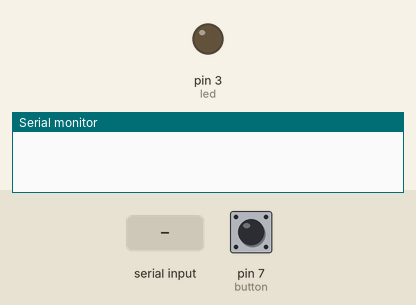
Bench run of a sketch on a simulated Arduino Uno, built with avr-gcc and run on an emulated ATmega328P. Shown: output pins drawn as LEDs (lit = HIGH), the last lines printed to the serial monitor. The test bench sets the inputs (shaded band); at power-on: pin 7 (button) LOW.

Above: at 1.7 s.
1.8 s: "1" received over the second serial link
At 2.2 s:
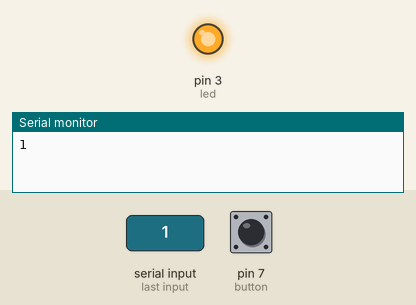
Timing chart, 0 to 4.8 s (numbered marks = the images above; inputs shaded):
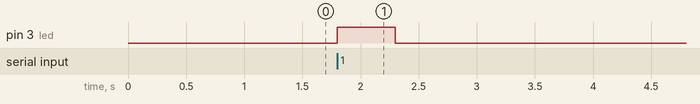

The sketch:

Communication.ino
```cpp
/*
   Credits: Joyce Choi
*/

#include <SoftwareSerial.h>
#define Rx 10 // DOUT to pin 10
#define Tx 11 // DIN to pin 11
int led = 3; // this may vary based on your hardware configuration.
int button = 7; // this may vary based on your hardware configuration.

SoftwareSerial Xbee (Rx, Tx);

void setup() {
  Serial.begin(9600); // Set to No line ending;
  Xbee.begin(9600); // type a char, then hit enter
  delay(500); // wait half a second
  pinMode(led, OUTPUT);
  pinMode(button, INPUT);
}
void loop() {
  int pushed = 0; // the button is *not* pushed by default
  pushed = digitalRead(button);
  if (pushed == HIGH) { // Is the button pushed?
    char outgoing = 's'; // sets outgoing character to s
    Xbee.print(outgoing);
    delay(200);
  }
  if (Xbee.available()) { // Is data a vailable from XBee?
    char incoming = Xbee.read(); // Read character,
    Serial.println(incoming); // send to Serial Monitor
    if (incoming) {
      digitalWrite(led, HIGH); // switches on the light if signal is received
      delay(500); // waits half a second
      digitalWrite(led, LOW); // turns off LED
    }
  }
  delay(50);
}
```

Measured:
- after the input at 1.8 s, pin 3 (led): LOW → HIGH at once, → LOW 0.50 s later
